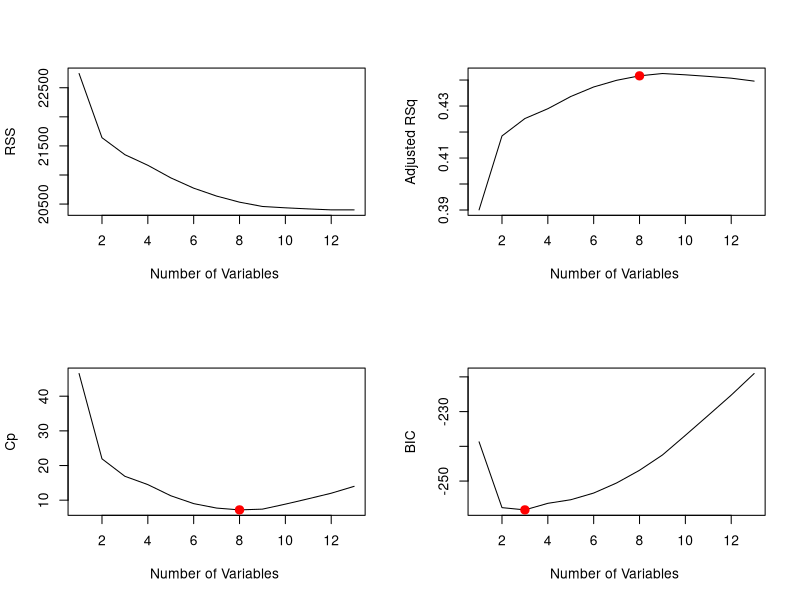

Write R code to recreate this figure. (Note: this script raises an error after producing the figure.)
# Load Libraries
library(MASS)
attach(Boston)
library(leaps)

# 1.1 Best Subset Selection
regfit.full=regsubsets (crim~.,Boston)
summary(regfit.full)
## Output >
regfit.full=regsubsets (crim~.,data=Boston ,nvmax=13)
reg.summary =summary (regfit.full)
par(mfrow=c(2,2))
plot(reg.summary$rss ,xlab="Number of Variables ",ylab="RSS", type="l")
plot(reg.summary$adjr2 ,xlab="Number of Variables ", ylab="Adjusted RSq",type="l")
which.max(reg.summary$adjr2)
points (8,reg.summary$adjr2[8], col="red",cex=2,pch =20)
plot(reg.summary$cp ,xlab="Number of Variables ",ylab="Cp", type='l')
which.min(reg.summary$cp)
points (8,reg.summary$cp [8], col ="red",cex=2,pch =20)
plot(reg.summary$bic ,xlab="Number of Variables ",ylab="BIC", type='l')
which.min(reg.summary$bic )
points (3,reg.summary$bic [3],col="red",cex=2,pch =20)
## Test
set.seed(1)
train=sample(c(TRUE ,FALSE), nrow(Boston),rep=TRUE)
test=(!train)
regfit.best=regsubsets(crim~.,data=Boston[train ,], nvmax=13)
test.mat=model.matrix(crim~.,data=Boston[test ,])
val.errors =rep(NA ,13)
for(i in 1:13){coefi=coef(regfit.best ,id=i)
  pred=test.mat[,names(coefi)]%*%coefi
  val.errors[i]=mean((Boston$crim[test]-pred)^2)
}
## Cross-Validation
predict.regsubsets = function(object , newdata ,id ,...){
  form=as.formula (object$call [[2]])
  mat=model.matrix(form ,newdata )
  coefi=coef(object ,id=id)
  xvars=names(coefi)
  mat[,xvars]%*%coefi
}
k <- 10
folds=sample (1:k,nrow(Boston),replace=TRUE)
cv.errors=matrix (NA,k,13, dimnames=list(NULL, paste (1:13)))
for(j in 1:k){
  best.fit <- regsubsets(crim~., data=Boston[folds!=j,],nvmax=13)
  for(i in 1:13){
    pred <- predict(best.fit ,Boston[folds ==j,], id=i)
    cv.errors[j,i] <- mean(( Boston$crim[folds==j]-pred)^2)
  }
}
mean.cv.errors=apply(cv.errors ,2, mean)
mean.cv.errors
par(mfrow=c(1,1))
plot(mean.cv.errors ,type='b')
reg.best=regsubsets (crim~.,data=Boston , nvmax=13)
coef(reg.best ,12)

# 1.2 Ridge Regression
library(glmnet)

x=model.matrix(crim~.,Boston )[,-1]
y=Boston$crim

grid=10^seq(10,-2, length =100)
ridge.mod=glmnet (x,y,alpha=0, lambda=grid)
dim(coef(ridge.mod))

train=sample (1: nrow(x), nrow(x)/2)
test=(-train)
y.test=y[test]
## Cross-validation
cv.out=cv.glmnet(x[train ,],y[ train],alpha=0)
plot(cv.out)
bestlam =cv.out$lambda.min
bestlam
ridge.pred=predict (ridge.mod ,s=bestlam ,newx=x[test ,])
mean((ridge.pred -y.test)^2)

# 1.3 The Lasso
lasso.mod=glmnet(x[train ,],y[ train],alpha=1, lambda =grid)
plot(lasso.mod)
cv.out=cv.glmnet(x[train ,],y[ train],alpha=1)

plot(cv.out)
bestlam =cv.out$lambda.min
lasso.pred=predict (lasso.mod ,s=bestlam ,newx=x[test ,])
mean((lasso.pred -y.test)^2)

out=glmnet (x,y,alpha=1, lambda=grid)
lasso.coef=predict (out ,type="coefficients",s= bestlam) [1:14,]
lasso.coef

# 1.4 PCR
library(pls)
set.seed(1)
pcr.fit=pcr(crim~., data=Boston, scale=TRUE, validation ="CV")
validationplot(pcr.fit ,val.type="MSEP")

pcr.pred=predict (pcr.fit ,x[test ,],ncomp =7)
mean((pcr.pred -y.test)^2)


# 2.1 Validation Set Error

# 2.2 Cross-Validation

# 3 Which features are used in the chosen model?
